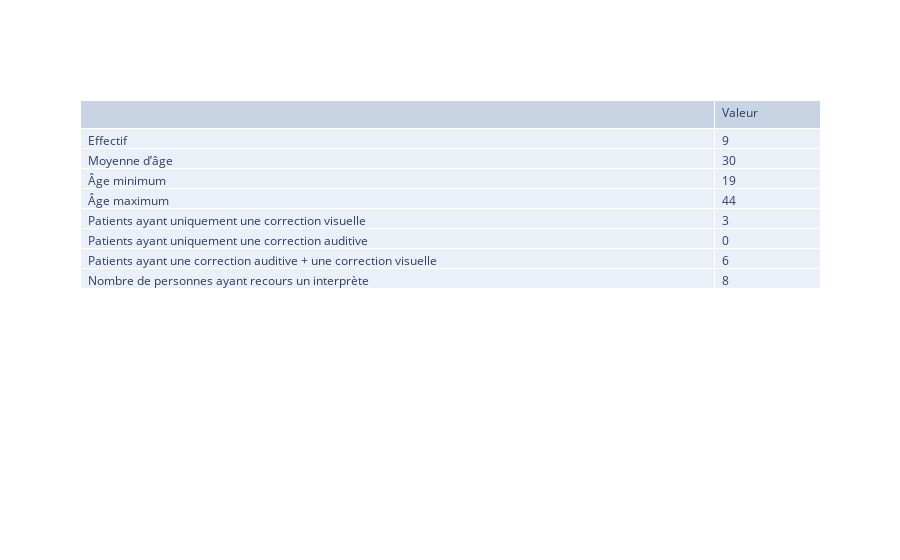
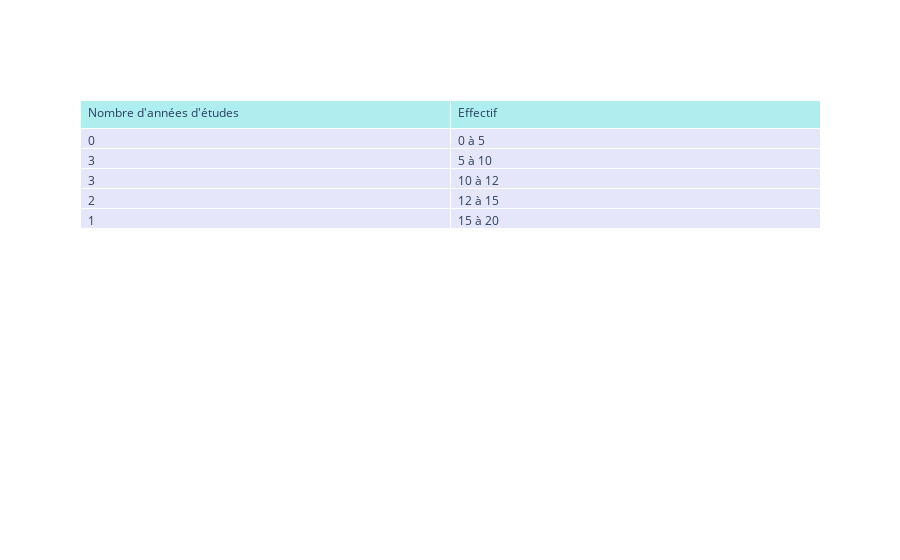
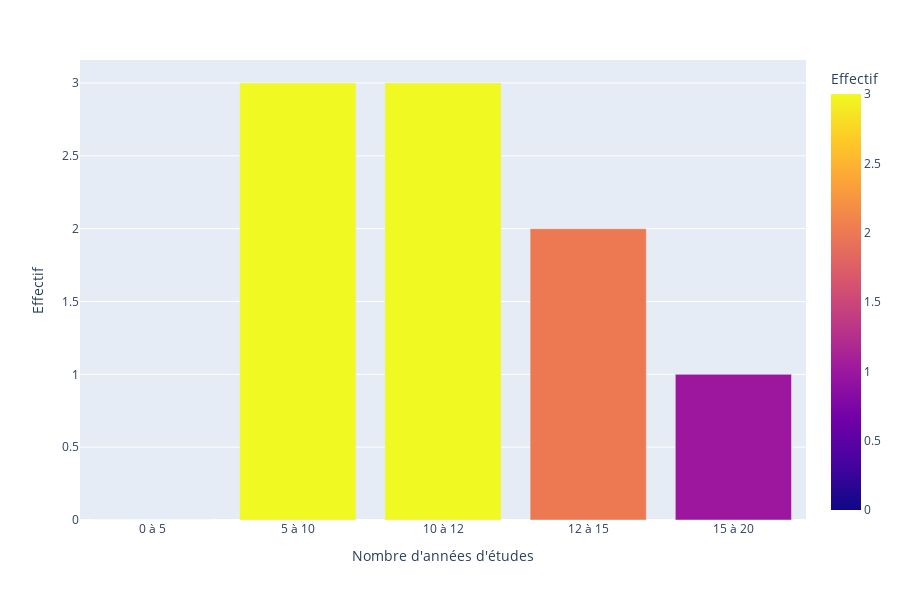
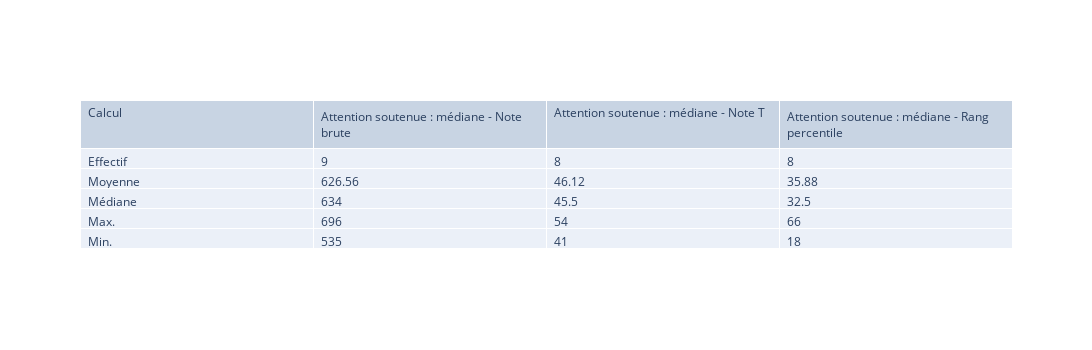

Notebook source saved alongside these figures, in order:
### Code cell
display(HTML('<h4>2. Attention soutenue </h4>'))

df_pop = df[(df['TAP']=='Oui') & (df['Attention soutenue : médiane - Note brute'].notna())]
total = len(df_pop)
age_avg = round(df_pop["age"].mean())
age_min = df_pop["age"].min()
age_max = df_pop["age"].max()

#Patients ayant une aide auditive
df_coaud = df_pop[(df_pop["Prothèse auditive DROITE"]!="Aucune") | (df_pop["Prothèse auditive GAUCHE"]!="Aucune") | (df_pop["Implant cochléaire DROIT"]!="Aucun") | (df_pop["Implant cochléaire GAUCHE"]!="Aucun")]
#Patients ayant uniquement une aide auditive
df_coaud_u = df_coaud[df_coaud["Correction visuelle"]=="Aucune"]
coaud_u = len(df_coaud_u)

#Patients ayant une correction visuelle
df_covis = df_pop[df_pop["Correction visuelle"]!="Aucune"]
#Patients ayant uniquement une correction visuelle
df_covis_u = df_covis[((df_covis["Prothèse auditive DROITE"]=="Aucune") & (df_covis["Prothèse auditive GAUCHE"]=="Aucune") & (df_covis["Implant cochléaire DROIT"]=="Aucun") & (df_covis["Implant cochléaire GAUCHE"]=="Aucun"))]
covis_u = len(df_covis_u)

#Patients ayant une aide auditive + visuelle
df_coaud_covis = df_coaud[df_coaud["Correction visuelle"]!="Aucune"]
coaud_covis = len(df_coaud_covis)

intlsf = len(df_pop[df_pop["Interprète LSF"]=="Oui"])

columns= ['','Valeur']
myarr = [["Effectif",
            'Moyenne d’âge',
            'Âge minimum',
            'Âge maximum',
            'Patients ayant uniquement une correction visuelle',
            'Patients ayant uniquement une correction auditive',
            'Patients ayant une correction auditive + une correction visuelle',
            'Nombre de personnes ayant recours un interprète']]
for i in columns[1:]:
    myarr.append([total, age_avg, age_min, age_max, covis_u, coaud_u, coaud_covis, intlsf])

str_data =  go.Table(
                columnwidth = [30,5],
                header=dict(values=list(columns),
                align='left'),
                cells=dict(values= myarr,align='left'))
fig = go.Figure(data=str_data)
fig.show()

###
display(HTML("<p>Répartition du nombre d'années d'études :</p>"))
ranges = [0,5,10,12,15,20]

df_study = df_pop["Nombre d'années d'études"].copy()

df_study = df_study.groupby(pd.cut(df_pop["Nombre d'années d'études"], ranges, include_lowest=True)).count()
df_study = pd.DataFrame(df_study)
df_study = df_study.rename(columns={"Nombre d'années d'études":'Effectif'})
year_study = ["0 à 5", "5 à 10", "10 à 12", "12 à 15", "15 à 20"]
df_study["Nombre d'années d'études"] = year_study
df_study = df_study[["Nombre d'années d'études", "Effectif"]]
fig = go.Figure(data=[go.Table(
    header=dict(values=list(df_study.columns),
                fill_color='paleturquoise',
                align='left'),
    cells=dict(values=[df_study["Effectif"], df_study["Nombre d'années d'études"]],
               fill_color='lavender',
               align='left'))
])

fig.show()

fig = px.bar(df_study, x="Nombre d'années d'études", y="Effectif", color="Effectif")
fig.update_layout(showlegend=False)
fig.show()
#
myheight = 350
mywidth=1300
columns= ['Calcul','Attention soutenue : médiane - Note brute',
          'Attention soutenue : médiane - Note T','Attention soutenue : médiane - Rang percentile']
myarr = [['Effectif', 'Moyenne', 'Médiane', 'Max.', 'Min.']]

for i in columns[1:]:
    effectif = len(df_pop[df_pop[i].notna()])
    avg = round(df_pop[i].mean(),2)
    median = round(df_pop[i].median(),2)
    max_val = df_pop[i].max()
    min_val = df_pop[i].min()
    myarr.append([effectif, avg, median, max_val, min_val])

test =  go.Table(header=dict(values=list(columns), align='left'), cells=dict(values= myarr,align='left'))

fig = go.Figure(data=test)
fig.update_layout(width=mywidth, height=myheight)
fig.show()
##
columns= ['Calcul','Att soutenue : Nb omissions - Note brute',
          'Att soutenue : Nb omissions - Note T',
          'Att soutenue : Nb omissions - Rang percentile'
             ]
myarr = [['Effectif', 'Moyenne', 'Médiane', 'Max.', 'Min.']]

for i in columns[1:]:
    effectif = len(df_pop[df_pop[i].notna()])
    avg = round(df_pop[i].mean(),2)
    median = round(df_pop[i].median(),2)
    max_val = df_pop[i].max()
    min_val = df_pop[i].min()
    myarr.append([effectif, avg, median, max_val, min_val])

test =  go.Table(header=dict(values=list(columns), align='left'), cells=dict(values= myarr,align='left'))

fig = go.Figure(data=test)
fig.update_layout(width=1000, height=myheight)
fig.show()
###
columns= ['Calcul','Att soutenue : Nb erreurs - Note brute',
          'Att soutenue : Nb erreurs - Note T',
          'Att soutenue : Nb erreurs - Rang percentile'
             ]
myarr = [['Effectif', 'Moyenne', 'Médiane', 'Max.', 'Min.']]

for i in columns[1:]:
    effectif = len(df_pop[df_pop[i].notna()])
    avg = round(df_pop[i].mean(),2)
    median = round(df_pop[i].median(),2)
    max_val = df_pop[i].max()
    min_val = df_pop[i].min()
    myarr.append([effectif, avg, median, max_val, min_val])

test =  go.Table(header=dict(values=list(columns), align='left'), cells=dict(values= myarr,align='left'))

fig = go.Figure(data=test)
fig.update_layout(width=mywidth, height=myheight)
fig.show()

### Figure 1 — Plotly figure (JSON) as saved in the notebook; plotly's stock layout.template omitted (floating-point values rounded to 4 significant figures)
{"data": [{"cells": {"align": "left", "values": [["Effectif", "Moyenne d’âge", "Âge minimum", "Âge maximum", "Patients ayant uniquement une correction visuelle", "Patients ayant uniquement une correction auditive", "Patients ayant une correction auditive + une correction visuelle", "Nombre de personnes ayant recours un interprète"], [9, 30, 19, 44, 3, 0, 6, 8]]}, "columnwidth": [30, 5], "header": {"align": "left", "values": ["", "Valeur"]}, "type": "table"}], "layout": {}}

### Figure 2 — Plotly figure (JSON) as saved in the notebook; plotly's stock layout.template omitted (floating-point values rounded to 4 significant figures)
{"data": [{"cells": {"align": "left", "fill": {"color": "lavender"}, "values": [[0, 3, 3, 2, 1], ["0 à 5", "5 à 10", "10 à 12", "12 à 15", "15 à 20"]]}, "header": {"align": "left", "fill": {"color": "paleturquoise"}, "values": ["Nombre d'années d'études", "Effectif"]}, "type": "table"}], "layout": {}}

### Figure 3 — Plotly figure (JSON) as saved in the notebook; plotly's stock layout.template omitted (floating-point values rounded to 4 significant figures)
{"data": [{"alignmentgroup": "True", "hoverlabel": {"namelength": 0}, "hovertemplate": "Nombre d'années d'études=%{x}<br>Effectif=%{marker.color}", "legendgroup": "", "marker": {"color": [0, 3, 3, 2, 1], "coloraxis": "coloraxis"}, "name": "", "offsetgroup": "", "orientation": "v", "showlegend": false, "textposition": "auto", "type": "bar", "x": ["0 à 5", "5 à 10", "10 à 12", "12 à 15", "15 à 20"], "xaxis": "x", "y": [0, 3, 3, 2, 1], "yaxis": "y"}], "layout": {"barmode": "relative", "coloraxis": {"colorbar": {"title": {"text": "Effectif"}}, "colorscale": [[0, "#0d0887"], [0.1111, "#46039f"], [0.2222, "#7201a8"], [0.3333, "#9c179e"], [0.4444, "#bd3786"], [0.5556, "#d8576b"], [0.6667, "#ed7953"], [0.7778, "#fb9f3a"], [0.8889, "#fdca26"], [1, "#f0f921"]]}, "height": 600, "legend": {"tracegroupgap": 0}, "margin": {"t": 60}, "showlegend": false, "xaxis": {"anchor": "y", "domain": [0, 1], "title": {"text": "Nombre d'années d'études"}}, "yaxis": {"anchor": "x", "domain": [0, 1], "title": {"text": "Effectif"}}}}

### Figure 4 — Plotly figure (JSON) as saved in the notebook; plotly's stock layout.template omitted (floating-point values rounded to 4 significant figures)
{"data": [{"cells": {"align": "left", "values": [["Effectif", "Moyenne", "Médiane", "Max.", "Min."], [9, 626.6, 634, 696, 535], [8, 46.12, 45.5, 54, 41], [8, 35.88, 32.5, 66, 18]]}, "header": {"align": "left", "values": ["Calcul", "Attention soutenue : médiane - Note brute", "Attention soutenue : médiane - Note T", "Attention soutenue : médiane - Rang percentile"]}, "type": "table"}], "layout": {"height": 350, "width": 1300}}
